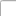
<?xml version="1.0" encoding="UTF-8"?>
<ui version="4.0">
 <class>SmartCalc</class>
 <widget class="QMainWindow" name="SmartCalc">
  <property name="geometry">
   <rect>
    <x>0</x>
    <y>0</y>
    <width>16</width>
    <height>16</height>
   </rect>
  </property>
  <property name="sizePolicy">
   <sizepolicy hsizetype="Preferred" vsizetype="Preferred">
    <horstretch>0</horstretch>
    <verstretch>0</verstretch>
   </sizepolicy>
  </property>
  <property name="styleSheet">
   <string notr="true"/>
  </property>
  <widget class="QWidget" name="centralWidget">
   <widget class="QRadioButton" name="radioDeposit">
    <property name="geometry">
     <rect>
      <x>0</x>
      <y>0</y>
      <width>84</width>
      <height>22</height>
     </rect>
    </property>
    <property name="text">
     <string>Deposit calc</string>
    </property>
   </widget>
   <widget class="QRadioButton" name="radioCredit">
    <property name="geometry">
     <rect>
      <x>0</x>
      <y>0</y>
      <width>105</width>
      <height>22</height>
     </rect>
    </property>
    <property name="text">
     <string>Credit calc</string>
    </property>
   </widget>
   <widget class="QLineEdit" name="lineEdit">
    <property name="geometry">
     <rect>
      <x>0</x>
      <y>0</y>
      <width>125</width>
      <height>26</height>
     </rect>
    </property>
   </widget>
  </widget>
 </widget>
 <layoutdefault spacing="6" margin="11"/>
 <resources/>
 <connections/>
</ui>
